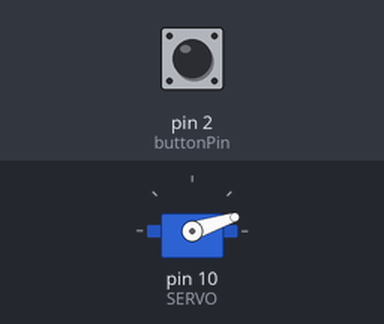
Bench run of a sketch on a simulated Arduino Uno, built with avr-gcc and run on an emulated ATmega328P. On the bench: servo. Inputs (shaded band) come from the test bench; at power-on: pin 2 (buttonPin) LOW.

Above: at 2.2 s.
2.3 s: pin 2 (buttonPin) pulled HIGH for 0.15 s
At 2.37 s:
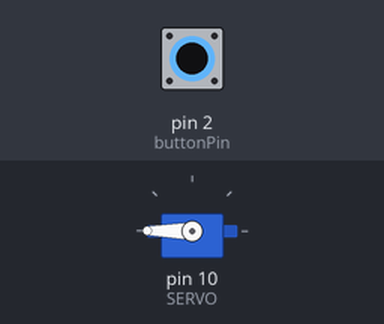
3.9 s: pin 2 (buttonPin) pulled HIGH for 3.2 s
At 8.2 s:
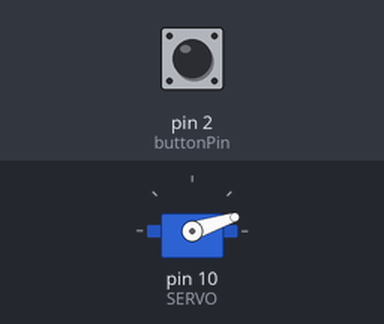
Timing chart, 0 to 9.7 s (numbered marks = the images above; inputs shaded):
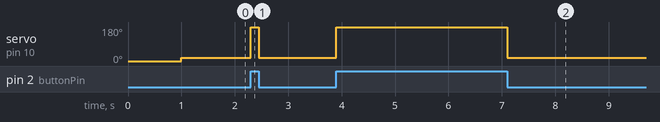

Measured:
- after the input at 2.3 s, servo on pin 10 (SERVO): 18° → 180° at once, → 18° 0.15 s later
- after the input at 3.9 s, servo on pin 10 (SERVO): 18° → 180° at once, → 18° 3.2 s later

The sketch:

Servo_Button.ino
```cpp
#include <Servo.h>  //헤더파일 서보.h

int SERVO = 10;
Servo servo;  //제어를 위한 객체 변수 선언?
int buttonPin = 2;

void setup() {
  pinMode(buttonPin, INPUT);  //2번핀으로 입력 받을 거임.
  servo.attach(SERVO);  //서보어태치함수는 10번서보모터~
  servo.write(0);  //서보모터로 입력, 0도.
  delay(1000);
}

void loop() {
  int buttonInput = digitalRead(buttonPin);  //버튼인풋함수는 2번버튼 누른거 읽어와서 쓰기.

  if(buttonInput==1) servo.write(180);  //만약 버튼이 눌렸다면 180도 ㄱㄱ
  else servo.write(18);  //아니면 18도 정도로만?
}
```
